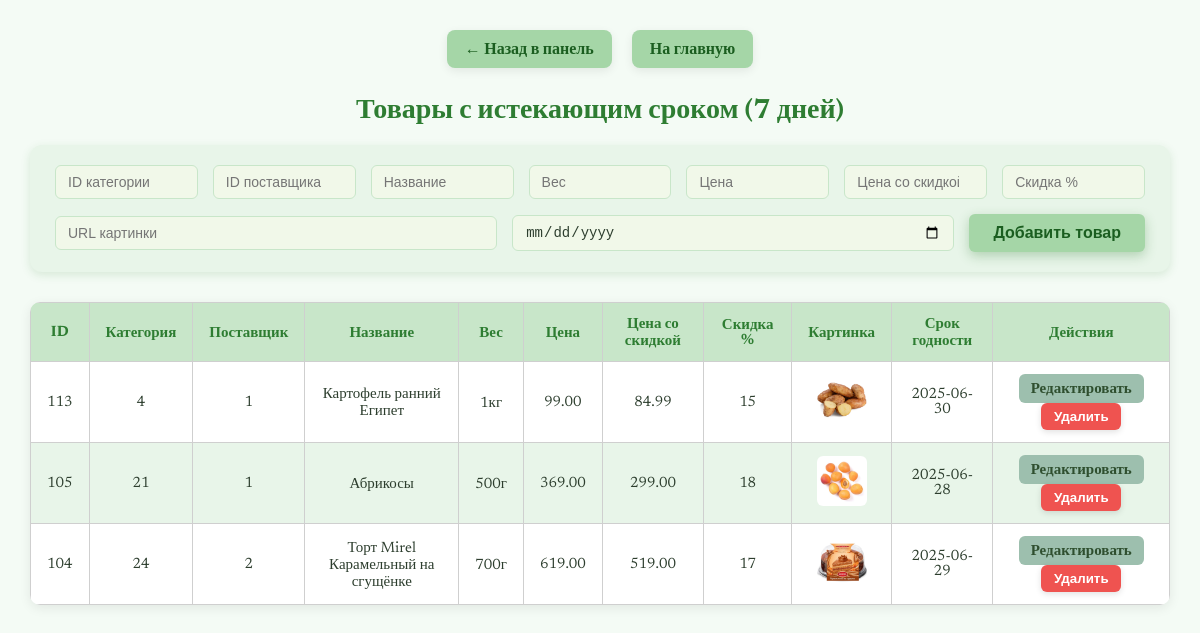
Screenshot of /view_products_expiring_7_days.php (signed in) with the database file from the repository.
### tables this page shows
CREATE TABLE `products` (
  `id` int(11) NOT NULL,
  `category_id` int(11) NOT NULL,
  `supplier_id` int(11) NOT NULL,
  `name` varchar(255) NOT NULL,
  `weight` varchar(50) DEFAULT NULL,
  `original_price` decimal(10,2) DEFAULT NULL,
  `discount_price` decimal(10,2) DEFAULT NULL,
  `discount_percent` int(11) DEFAULT NULL,
  `image` varchar(255) DEFAULT NULL,
  `expiration_date` date DEFAULT NULL
);

### view_products_expiring_7_days.php (the view, shortened to what this page needs)
<?php
require_once 'db.php';
$edit_id = isset($_GET['edit']) ? intval($_GET['edit']) : null;
$today = date('Y-m-d');
$seven_days_later = date('Y-m-d', strtotime('+7 days'));
$query = "SELECT * FROM products WHERE expiration_date BETWEEN ? AND ? ORDER BY id DESC";
$stmt = $conn->prepare($query);
$stmt->bind_param("ss", $today, $seven_days_later);
$stmt->execute();
$result = $stmt->get_result();
?>
<!DOCTYPE html>
<html lang="ru">
<head>
    <link rel="stylesheet" href="view_products_expiring_7_days.css">
</head>
<body>
<div class="top-links">
    <a href="admin_lk.php" class="btn-nav">← Назад в панель</a>
    <a href="mainpage.php" class="btn-nav">На главную</a>
</div>
<h2>Товары с истекающим сроком (7 дней)</h2>
<form method="post" class="add-form" action="">
    <input type="number" name="category_id" placeholder="ID категории" required />
    <input type="number" name="supplier_id" placeholder="ID поставщика" required />
    <input type="text" name="name" placeholder="Название" required />
    <input type="number" step="0.01" name="weight" placeholder="Вес" required />
    <input type="number" step="0.01" name="original_price" placeholder="Цена" required />
    <input type="number" step="0.01" name="discount_price" placeholder="Цена со скидкой" required />
    <input type="number" step="0.01" min="0" max="100" name="discount_percent" placeholder="Скидка %" required />
    <input type="text" name="image" placeholder="URL картинки" required />
    <input type="date" name="expiration_date" required />
    <button type="submit" name="add_product" class="btn-add">Добавить товар</button>
</form>
<table>
    <thead>
    <tr>
        <th>ID</th>
        <th>Категория</th>
        <th>Поставщик</th>
        <th>Название</th>
        <th>Вес</th>
        <th>Цена</th>
        <th>Цена со скидкой</th>
        <th>Скидка %</th>
        <th>Картинка</th>
        <th>Срок годности</th>
        <th>Действия</th>
    </tr>
    </thead>
    <tbody>
    <?php while ($row = $result->fetch_assoc()): ?>
        <?php if ($edit_id === intval($row['id'])): ?>
            <tr>
                <form method="post" action="">
                    <td><?= $row['id'] ?><input type="hidden" name="id" value="<?= $row['id'] ?>"></td>
                    <td><input type="number" name="category_id" value="<?= $row['category_id'] ?>" required></td>
                    <td><input type="number" name="supplier_id" value="<?= $row['supplier_id'] ?>" required></td>
                    <td><input type="text" name="name" value="<?= htmlspecialchars($row['name']) ?>" required></td>
                    <td><input type="number" step="0.01" name="weight" value="<?= $row['weight'] ?>" required></td>
                    <td><input type="number" step="0.01" name="original_price" value="<?= $row['original_price'] ?>" required></td>
                    <td><input type="number" step="0.01" name="discount_price" value="<?= $row['discount_price'] ?>" required></td>
                    <td><input type="number" step="0.01" min="0" max="100" name="discount_percent" value="<?= $row['discount_percent'] ?>" required></td>
                    <td><input type="text" name="image" value="<?= htmlspecialchars($row['image']) ?>" required></td>
                    <td><input type="date" name="expiration_date" value="<?= $row['expiration_date'] ?>" required></td>
                    <td>
                        <button type="submit" name="edit_product" class="save-btn">Сохранить</button>
                        <a href="view_all_products.php" class="cancel-btn">Отмена</a>
                    </td>
                </form>
            </tr>
        <?php else: ?>
            <tr>
                <td><?= htmlspecialchars($row['id']) ?></td>
                <td><?= htmlspecialchars($row['category_id']) ?></td>
                <td><?= htmlspecialchars($row['supplier_id']) ?></td>
                <td><?= htmlspecialchars($row['name']) ?></td>
                <td><?= htmlspecialchars($row['weight']) ?></td>
                <td><?= htmlspecialchars($row['original_price']) ?></td>
                <td><?= htmlspecialchars($row['discount_price']) ?></td>
                <td><?= htmlspecialchars($row['discount_percent']) ?></td>
                <td>
                    <?php if ($row['image']): ?>
                        <img src="<?= htmlspecialchars($row['image']) ?>" alt="Фото товара" class="product-img" />
                    <?php else: ?>
                        Нет изображения
                    <?php endif; ?>
                </td>
                <td><?= htmlspecialchars($row['expiration_date']) ?></td>
                <td>
                    <a href="?edit=<?= $row['id'] ?>" class="edit-btn">Редактировать</a>
                    <form method="post" class="inline-form" onsubmit="return confirm('Удалить товар?')">
                        <button type="submit" name="delete_product" class="delete-btn">Удалить</button>
                    </form>
                </td>
            </tr>
        <?php endif; ?>
    <?php endwhile; ?>
    </tbody>
</table>
</body>
</html>

### view_products_expiring_7_days.css (style rules this page uses)
body { font-family: 'Newsreader', serif; background-color: #f4fbf5; color: #2d3e2e; padding: 30px; margin: 0; }
h2 { text-align: center; font-size: 28px; margin-bottom: 20px; color: #2e7d32; }
.top-links { display: flex; justify-content: center; gap: 20px; margin-bottom: 25px; }
.btn-nav { background-color: #a5d6a7; color: #1b5e20; padding: 10px 18px; text-decoration: none; border-radius: 8px; font-weight: 600; transition: background-color 0.3s ease, color 0.3s ease; box-shadow: 0 3px 10px rgba(0,0,0,0.08); display: inline-block; cursor: pointer; }
table { width: 100%; max-width: 1200px; margin: 0 auto 30px; border-collapse: collapse; background-color: #ffffff; box-shadow: 0 3px 12px rgba(0,0,0,0.08); border-radius: 10px; overflow: hidden; }
th, td { padding: 12px 16px; text-align: center; font-size: 15px; border: 1px solid #cfcfcf; vertical-align: middle; }
thead th { background-color: #c8e6c9; color: #2e7d32; font-weight: 700; }
tbody tr:nth-child(even) { background-color: #e8f5e9; }
button, input[type="submit"] { font-weight: 600; border: none; border-radius: 6px; padding: 6px 12px; cursor: pointer; box-shadow: 0 2px 6px rgba(0,0,0,0.12); transition: background-color 0.3s ease, color 0.3s ease; background-color: #a5d6a7; color: #1b5e20; min-width: 90px; text-align: center; }
.delete-btn { background-color: #ef5350; color: white; padding: 6px 12px; min-width: 80px; }
.edit-btn, .cancel-btn { background-color: #9dbfae; color: #2f4f2f; padding: 6px 12px; text-decoration: none; border-radius: 6px; font-weight: 600; min-width: 80px; display: inline-block; text-align: center; }
form.inline-form { display: inline-block; margin: 0; }
input[type="text"], input[type="number"], input[type="date"] { border: 1px solid #c8e6c9; border-radius: 6px; padding: 6px 8px; font-size: 14px; width: 100%; box-sizing: border-box; background-color: #f1f8e9; color: #2d3e2e; transition: border-color 0.3s ease; }
img.product-img { max-width: 50px; max-height: 50px; object-fit: contain; border-radius: 6px; }
.add-form { max-width: 1200px; margin: 0 auto 30px; padding: 20px 25px; background-color: #e8f5e9; border-radius: 12px; box-shadow: 0 3px 10px rgba(46, 125, 50, 0.15); display: flex; flex-wrap: wrap; gap: 15px; align-items: center; justify-content: center; }
.add-form input[type="text"], .add-form input[type="number"], .add-form input[type="date"] { flex: 1 1 140px; min-width: 140px; padding: 8px 12px; }
.add-form button { flex: 0 0 auto; padding: 10px 24px; font-size: 16px; box-shadow: 0 4px 12px rgba(46, 125, 50, 0.3); align-self: stretch; display: flex; align-items: center; justify-content: center; white-space: nowrap; transition: background-color 0.3s ease, color 0.3s ease; }

### rows the page displays
products: id "113", category "4", supplier "1", name "Картофель ранний Египет", weight "1кг", original_price "99.00", discount_price "84.99", discount_percent "15", image (picture), expiration_date "2025-06-30"
products: id "105", category "21", supplier "1", name "Абрикосы", weight "500г", original_price "369.00", discount_price "299.00", discount_percent "18", image (picture), expiration_date "2025-06-28"
products: id "104", category "24", supplier "2", name "Торт Mirel Карамельный на сгущёнке", weight "700г", original_price "619.00", discount_price "519.00", discount_percent "17", image (picture), expiration_date "2025-06-29"
